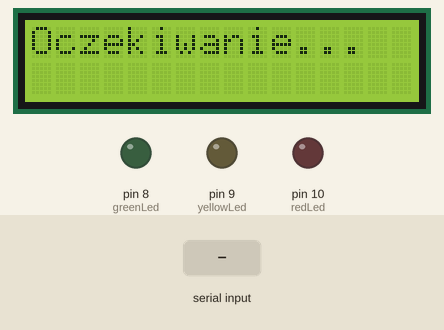
Recording of a sketch running on a simulated Arduino Uno, built with avr-gcc and run on an emulated ATmega328P. Shown: 16×2 character LCD, output pins drawn as LEDs (lit = HIGH). Inputs (shaded band) come from the test bench.

Above: at 1.2 s.
1.3 s: "G\n" received over Serial
At 2.4 s:
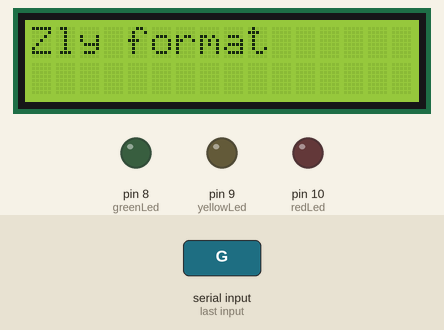
Timing chart, 0 to 4.3 s (numbered marks = the images above; inputs shaded):
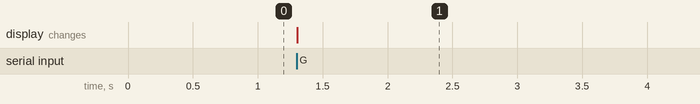

Measured:
- after the input at 1.3 s, the display: changes at once (image 1)

The sketch:

traffic_lights.ino
```cpp
#include <LiquidCrystal.h>

// LCD UZYTE PINY: RS, E, D4, D5, D6, D7 + A i K + KONTRAST
LiquidCrystal lcd(2, 3, 4, 5, 6, 7);

// DIODY LED
const int greenLed = 8;
const int redLed = 10;
const int yellowLed = 9;

// PORT SZEREGOWY
String inputString = "";
bool stringComplete = false;

void setup() {
  lcd.begin(16, 2);
  Serial.begin(9600);

  // PRZYPISANIE LED DO WYJSC
  pinMode(greenLed, OUTPUT);
  pinMode(redLed, OUTPUT);
  pinMode(yellowLed, OUTPUT);

  lcd.setCursor(0, 0);
  lcd.print("Oczekiwanie...");
}

void loop() {
  if (stringComplete) {
    lcd.clear();

    int separator = inputString.indexOf(':');
    if (separator > 0) {
      String label = inputString.substring(0, separator);
      String confidence = inputString.substring(separator + 1);

      // WYSWIETLANIE NA LCD
      lcd.setCursor(0, 0);
      lcd.print("Klasa: " + label);
      lcd.setCursor(0, 1);
      lcd.print("Conf: " + confidence + "%");

      // RESET DIOD
      digitalWrite(greenLed, LOW);
      digitalWrite(redLed, LOW);
      digitalWrite(yellowLed, LOW);

      // LOGIKA:
      // -> obsluga diod w zaleznosci od wykrytego label'a
      // -> przypisany char do danego label'a wysylany przez serial port
      if (label == "G") {
        digitalWrite(greenLed, HIGH);
      } else if (label == "R") {
        digitalWrite(redLed, HIGH);
      } else if (label == "Y") {
        digitalWrite(yellowLed, HIGH);
      } else if (label == "RY") {
        digitalWrite(redLed, HIGH);
        digitalWrite(yellowLed, HIGH);
      }
    } else {
      lcd.setCursor(0, 0);
      lcd.print("Zly format");
    }

    inputString = "";
    stringComplete = false;
  }
}

// ODCZYT DANYCH Z PYTHONA PRZEZ SERIAL PORT
void serialEvent() {
  while (Serial.available()) {
    char inChar = (char)Serial.read();
    if (inChar == '\n') {
      stringComplete = true;
    } else {
      inputString += inChar;
    }
  }
}
```
